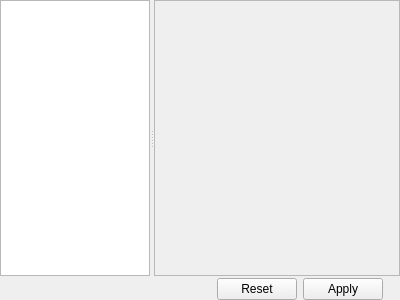
<?xml version="1.0" encoding="UTF-8"?>
<ui version="4.0">
 <class>Form</class>
 <widget class="QWidget" name="Form">
  <property name="geometry">
   <rect>
    <x>0</x>
    <y>0</y>
    <width>400</width>
    <height>300</height>
   </rect>
  </property>
  <property name="windowTitle">
   <string>Form</string>
  </property>
  <layout class="QVBoxLayout" name="verticalLayout">
   <property name="spacing">
    <number>2</number>
   </property>
   <property name="leftMargin">
    <number>0</number>
   </property>
   <property name="topMargin">
    <number>0</number>
   </property>
   <property name="rightMargin">
    <number>0</number>
   </property>
   <property name="bottomMargin">
    <number>0</number>
   </property>
   <item>
    <widget class="QSplitter" name="splitter">
     <property name="sizePolicy">
      <sizepolicy hsizetype="Expanding" vsizetype="Preferred">
       <horstretch>0</horstretch>
       <verstretch>2</verstretch>
      </sizepolicy>
     </property>
     <property name="orientation">
      <enum>Qt::Horizontal</enum>
     </property>
     <widget class="QTreeView" name="treeView">
      <property name="sizePolicy">
       <sizepolicy hsizetype="Expanding" vsizetype="Expanding">
        <horstretch>1</horstretch>
        <verstretch>0</verstretch>
       </sizepolicy>
      </property>
      <property name="maximumSize">
       <size>
        <width>150</width>
        <height>16777215</height>
       </size>
      </property>
      <property name="rootIsDecorated">
       <bool>false</bool>
      </property>
     </widget>
     <widget class="QScrollArea" name="scrollArea">
      <property name="sizePolicy">
       <sizepolicy hsizetype="Preferred" vsizetype="Preferred">
        <horstretch>0</horstretch>
        <verstretch>0</verstretch>
       </sizepolicy>
      </property>
      <property name="widgetResizable">
       <bool>true</bool>
      </property>
      <widget class="QWidget" name="scrollAreaWidgetContents">
       <property name="geometry">
        <rect>
         <x>0</x>
         <y>0</y>
         <width>241</width>
         <height>264</height>
        </rect>
       </property>
       <property name="sizePolicy">
        <sizepolicy hsizetype="Preferred" vsizetype="Preferred">
         <horstretch>0</horstretch>
         <verstretch>0</verstretch>
        </sizepolicy>
       </property>
       <layout class="QHBoxLayout" name="horizontalLayout_2">
        <property name="spacing">
         <number>2</number>
        </property>
        <property name="leftMargin">
         <number>0</number>
        </property>
        <property name="topMargin">
         <number>0</number>
        </property>
        <property name="rightMargin">
         <number>0</number>
        </property>
        <property name="bottomMargin">
         <number>0</number>
        </property>
        <item>
         <widget class="QStackedWidget" name="stackedWidget">
          <property name="sizePolicy">
           <sizepolicy hsizetype="Fixed" vsizetype="Preferred">
            <horstretch>2</horstretch>
            <verstretch>0</verstretch>
           </sizepolicy>
          </property>
         </widget>
        </item>
       </layout>
      </widget>
     </widget>
    </widget>
   </item>
   <item>
    <layout class="QHBoxLayout" name="horizontalLayout">
     <property name="spacing">
      <number>2</number>
     </property>
     <item>
      <spacer name="horizontalSpacer">
       <property name="orientation">
        <enum>Qt::Horizontal</enum>
       </property>
       <property name="sizeHint" stdset="0">
        <size>
         <width>40</width>
         <height>20</height>
        </size>
       </property>
      </spacer>
     </item>
     <item>
      <widget class="QDialogButtonBox" name="buttonBox">
       <property name="standardButtons">
        <set>QDialogButtonBox::Apply|QDialogButtonBox::Reset</set>
       </property>
       <property name="centerButtons">
        <bool>true</bool>
       </property>
      </widget>
     </item>
    </layout>
   </item>
  </layout>
 </widget>
 <resources/>
 <connections/>
</ui>
